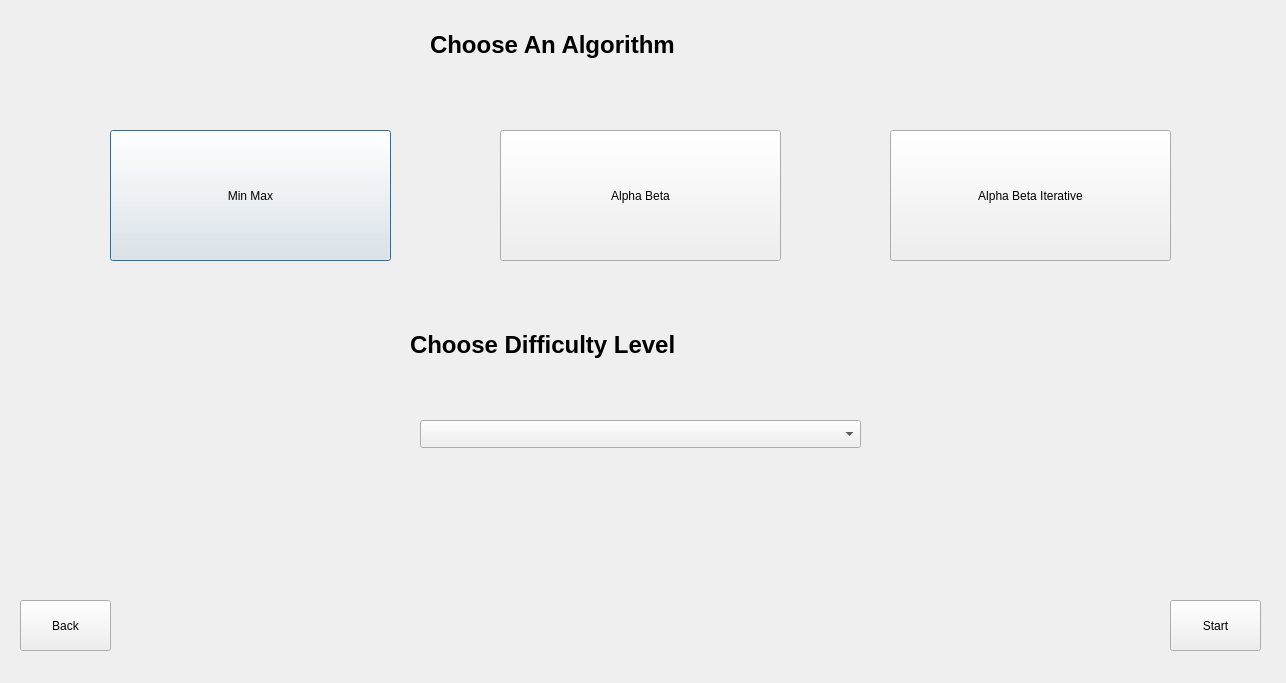
<?xml version="1.0" encoding="UTF-8"?>
<ui version="4.0">
 <class>ComputerVsComputerWindow</class>
 <widget class="QDialog" name="ComputerVsComputerWindow">
  <property name="geometry">
   <rect>
    <x>0</x>
    <y>0</y>
    <width>1286</width>
    <height>683</height>
   </rect>
  </property>
  <property name="windowTitle">
   <string>Dialog</string>
  </property>
  <widget class="QPushButton" name="MinMaxButton">
   <property name="geometry">
    <rect>
     <x>110</x>
     <y>130</y>
     <width>281</width>
     <height>131</height>
    </rect>
   </property>
   <property name="text">
    <string>Min Max</string>
   </property>
  </widget>
  <widget class="QPushButton" name="BetaAlphaButton">
   <property name="geometry">
    <rect>
     <x>500</x>
     <y>130</y>
     <width>281</width>
     <height>131</height>
    </rect>
   </property>
   <property name="text">
    <string>Alpha Beta</string>
   </property>
  </widget>
  <widget class="QPushButton" name="BettaAlphaIterativeButton">
   <property name="geometry">
    <rect>
     <x>890</x>
     <y>130</y>
     <width>281</width>
     <height>131</height>
    </rect>
   </property>
   <property name="text">
    <string>Alpha Beta Iterative</string>
   </property>
  </widget>
  <widget class="QLabel" name="label">
   <property name="geometry">
    <rect>
     <x>430</x>
     <y>30</y>
     <width>401</width>
     <height>71</height>
    </rect>
   </property>
   <property name="text">
    <string>&lt;html&gt;&lt;head/&gt;&lt;body&gt;&lt;h1 style=&quot; margin-top:18px; margin-bottom:12px; margin-left:0px; margin-right:0px; -qt-block-indent:0; text-indent:0px;&quot;&gt;&lt;span style=&quot; font-size:130pt; font-weight:700; color:##FFFFFF&quot;&gt;Choose An Algorithm&lt;/span&gt;&lt;/h1&gt;&lt;p&gt;&lt;br/&gt;&lt;/p&gt;&lt;/body&gt;&lt;/html&gt;</string>
   </property>
  </widget>
  <widget class="QLabel" name="label_2">
   <property name="geometry">
    <rect>
     <x>410</x>
     <y>330</y>
     <width>451</width>
     <height>71</height>
    </rect>
   </property>
   <property name="styleSheet">
    <string notr="true"/>
   </property>
   <property name="text">
    <string>&lt;html&gt;&lt;head/&gt;&lt;body&gt;&lt;h1 style=&quot; margin-top:18px; margin-bottom:12px; margin-left:0px; margin-right:0px; -qt-block-indent:0; text-indent:0px;&quot;&gt;&lt;span style=&quot; font-size:130pt; font-weight:700; color:###FFFFFF&quot;&gt;Choose Difficulty Level&lt;/span&gt;&lt;/h1&gt;&lt;p&gt;&lt;br/&gt;&lt;/p&gt;&lt;/body&gt;&lt;/html&gt;</string>
   </property>
  </widget>
  <widget class="QPushButton" name="nextButton">
   <property name="geometry">
    <rect>
     <x>1170</x>
     <y>600</y>
     <width>91</width>
     <height>51</height>
    </rect>
   </property>
   <property name="text">
    <string>Start</string>
   </property>
  </widget>
  <widget class="QPushButton" name="backButton">
   <property name="geometry">
    <rect>
     <x>20</x>
     <y>600</y>
     <width>91</width>
     <height>51</height>
    </rect>
   </property>
   <property name="text">
    <string>Back</string>
   </property>
  </widget>
  <widget class="QComboBox" name="comboBox">
   <property name="geometry">
    <rect>
     <x>420</x>
     <y>420</y>
     <width>441</width>
     <height>28</height>
    </rect>
   </property>
  </widget>
 </widget>
 <resources/>
 <connections/>
</ui>
